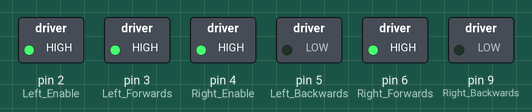
Simulated run of this sketch. Board: Arduino Uno, built with avr-gcc and run on an emulated ATmega328P. Parts: switched loads named in the sketch (green lamp = pin HIGH).

Above: at 1.5 s.
At 4.5 s:
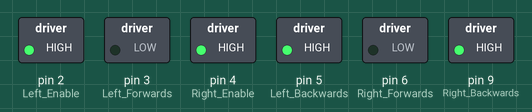
At 7.5 s:
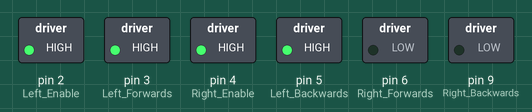
At 10.5 s:
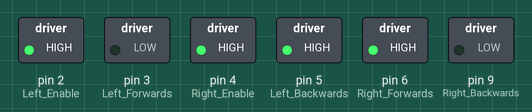
Timing chart, 0 to 15.6 s (numbered marks = the images above):
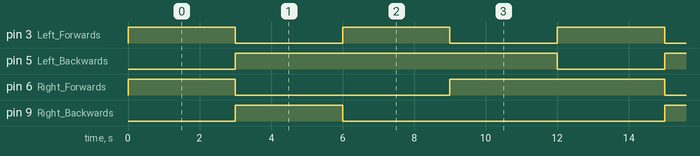

Measured:
- by itself, pin 3 (Left_Forwards): alternates HIGH for 3.0 s and LOW for 3.0 s
- by itself, pin 5 (Left_Backwards): alternates HIGH for 9.0 s and LOW for 3.0 s
- by itself, pin 6 (Right_Forwards): repeats every 12.0 s: LOW 6.0 s, HIGH 6.0 s
- by itself, pin 9 (Right_Backwards): alternates HIGH for 3.0 s and LOW for 9.0 s

The sketch:

Motor_Control.ino
```cpp
int Left_Enable = 2;
int Left_Forwards = 3;
int Left_Backwards = 5;
int Right_Enable = 4;
int Right_Forwards = 6;
int Right_Backwards = 9;
void setup() {
    // put your setup code here, to run once:
    pinMode(Left_Forwards, OUTPUT);
    pinMode(Left_Backwards, OUTPUT);
    pinMode(Right_Forwards, OUTPUT);
    pinMode(Right_Backwards, OUTPUT);
    pinMode(Left_Enable, OUTPUT);
    pinMode(Right_Enable, OUTPUT);
    digitalWrite(Left_Enable, HIGH);
    digitalWrite(Right_Enable, HIGH);
}

void loop() {
  // put your main code here, to run repeatedly:
  analogWrite(Left_Forwards, 255);
  analogWrite(Right_Forwards, 255);
  analogWrite(Left_Backwards, 0);
  analogWrite(Right_Backwards, 0);
  delay(3000);

  analogWrite(Left_Forwards, 0);
  analogWrite(Right_Forwards, 0);
  analogWrite(Left_Backwards, 255);
  analogWrite(Right_Backwards, 255);
  delay(3000);

  analogWrite(Left_Forwards, 255);
  analogWrite(Right_Forwards, 0);
  analogWrite(Left_Backwards, 255);
  analogWrite(Right_Backwards, 0);
  delay(3000);

  analogWrite(Left_Forwards, 0);
  analogWrite(Right_Forwards, 255);
  analogWrite(Left_Backwards, 255);
  analogWrite(Right_Backwards, 0);
  delay(3000);

}
```
